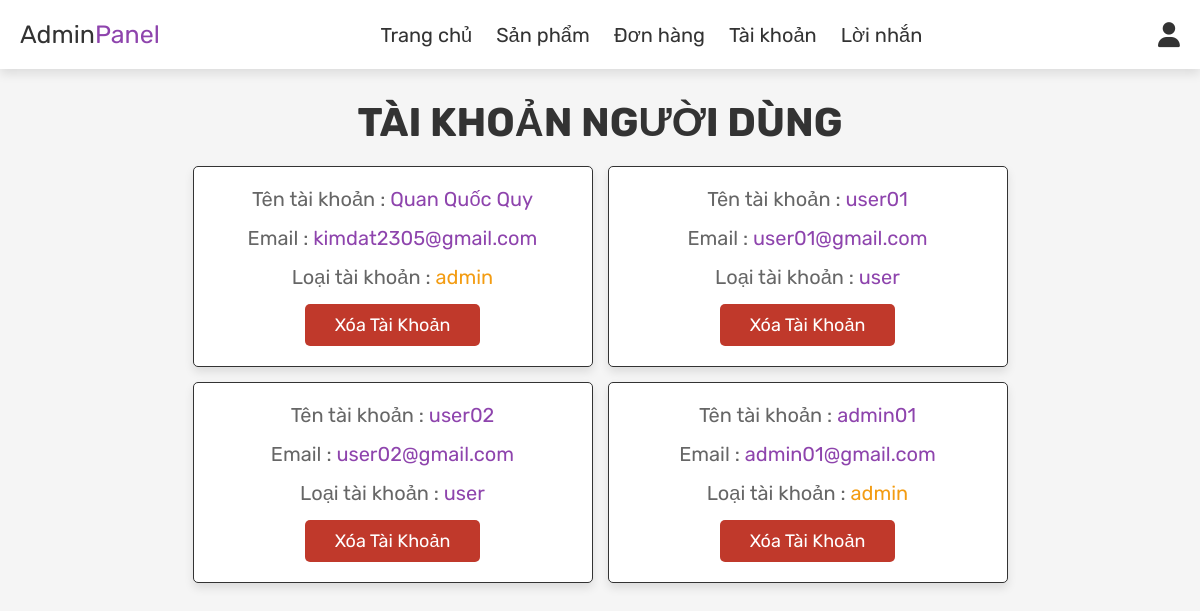
/admin_users.php (signed in), run on the app's committed database.
### tables this page shows
CREATE TABLE `users` (
  `id` int(100) NOT NULL,
  `name` varchar(100) NOT NULL,
  `email` varchar(100) NOT NULL,
  `password` varchar(100) NOT NULL,
  `user_type` varchar(20) NOT NULL DEFAULT 'user'
);

### admin_users.php (the view, shortened to what this page needs)
<?php
    include 'config/config.php';
?>
<!DOCTYPE html>
<html lang="en">
<head>
    <link rel="stylesheet" href="https://cdnjs.cloudflare.com/ajax/libs/font-awesome/6.4.0/css/all.min.css">
    <link rel="stylesheet" href="css/admin_style.css">
</head>
<body>
    <?php include 'admin_header.php'; ?>
    <section class="users">
        <h1 class="title">Tài khoản người dùng</h1>
        <div class="box-container">
            <?php
                $select_users = mysqli_query($conn, "SELECT * FROM `users`") or die ('query failed');
                while($fetch_users = mysqli_fetch_assoc($select_users)){
            ?>
            <div class="box">
                <p> Tên tài khoản : <span><?php echo $fetch_users['name'];?></span></p>
                <p> Email : <span><?php echo $fetch_users['email'];?></span></p>
                <p> Loại tài khoản : <span style="color:<?php if($fetch_users['user_type'] == 'admin'){echo 'var(--orange)';} ?>"><?php echo $fetch_users['user_type'];?></span></p>
                <a href="admin_users.php?delete=<?php echo $fetch_users['id'];?>" onclick="return confirm('Xóa tài khoản người dùng này?');" class="delete-btn">Xóa tài khoản</a>
            </div>
            <?php
                };
            ?>
        </div>
    </section>
</body>
</html>

### css/admin_style.css (style rules this page uses)
:root { --purple:#8e44ad; --red:#c0392b; --orange:#f39c12; --black:#333; --white:#fff; --light-color:#666; --light-white:#ccc; --light-bg:#f5f5f5; --border:.1rem solid var(--black); --box-shadow:0 .5rem 1rem rgba(0,0,0,.1); }
* { font-family: 'Rubik', sans-serif; margin:0; padding:0; box-sizing: border-box; outline: none; border:none; text-decoration: none; transition:all .2s linear; }
html { font-size: 62.5%; overflow-x: hidden; }
body { background-color: var(--light-bg); }
section { padding:3rem 2rem; }
.title { text-align: center; margin-bottom: 2rem; text-transform: uppercase; color:var(--black); font-size: 4rem; }
.btn, .option-btn, .delete-btn, .white-btn { display: inline-block; margin-top: 1rem; padding:1rem 3rem; cursor: pointer; color:var(--white); font-size: 1.8rem; border-radius: .5rem; text-transform: capitalize; }
.delete-btn { background-color: var(--red); }
.users .box-container { display: grid; grid-template-columns: repeat(auto-fit, 40rem); justify-content: center; gap:1.5rem; max-width: 1200px; margin:0 auto; align-items: flex-start; }
.users .box-container .box { background-color: var(--white); padding:2rem; border:var(--border); box-shadow: var(--box-shadow); border-radius: .5rem; text-align: center; max-width: 50rem; }
.users .box-container .box p { padding-bottom: 1.5rem; font-size: 2rem; color:var(--light-color); }
.users .box-container .box p span { color:var(--purple); }
.users .box-container .box .delete-btn { margin-top: 0; }

### data on the page
users: name "Quan Quốc Quy", email "kimdat2305@gmail.com", user_type "admin"
users: name "user01", email "user01@gmail.com", user_type "user"
users: name "user02", email "user02@gmail.com", user_type "user"
users: name "admin01", email "admin01@gmail.com", user_type "admin"
